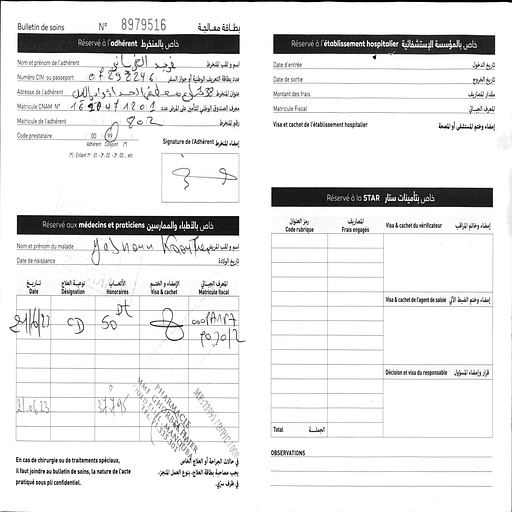
#> input picture backend/document_classification/train_dataset/Processed_Medical_Care_Form/0707--8979516--20230705_page_0.jpg, 512 x 512 px, given as the content of the folder dataset_classification/Others, which was not available
$ jupyter execute --allow-errors preprocess.ipynb   (text cells are left out)
#> lines starting #> are read from the running program, lines starting #| are printed output that depends on the picture
[cell 1]
import os
import random
import shutil
from PIL import Image, ImageEnhance

[cell 2]
input_dir = r"dataset_classification\Others"
output_dir = r"preprocessed_dataset\Processed_Others"

os.makedirs(output_dir, exist_ok=True)

TARGET_SIZE = (512, 512)

def preprocess_image(image_path, output_path):
    image = Image.open(image_path)
#> image is the input picture: PIL image 512x512 L; min 0, max 255, mean 231.3

    gray_image = image.convert("L")

    enhancer = ImageEnhance.Sharpness(gray_image)
    sharp_image = enhancer.enhance(2.0)

    resized_image = sharp_image.resize(TARGET_SIZE, Image.LANCZOS)

    enhancer = ImageEnhance.Sharpness(resized_image)
    final_image = enhancer.enhance(1.5)
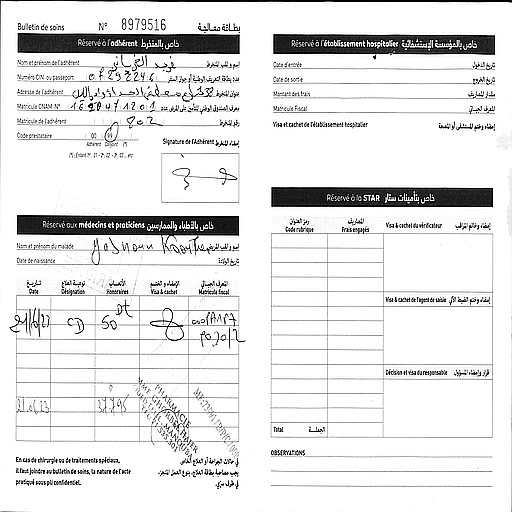
#> final_image: PIL image 512x512 L; min 0, max 255, mean 228.7

    final_image.save(output_path, dpi=(300, 300), quality=95)

for filename in os.listdir(input_dir):
    if filename.lower().endswith(('.png', '.jpg', '.jpeg', '.tiff', '.bmp')):
        input_path = os.path.join(input_dir, filename)
        output_path = os.path.join(output_dir, filename)
        preprocess_image(input_path, output_path)

print("Image preprocessing completed.")


$ run again, on backend/document_classification/train_dataset/Processed_Prescriptions/0745--7222404--20230705_page_2.jpg
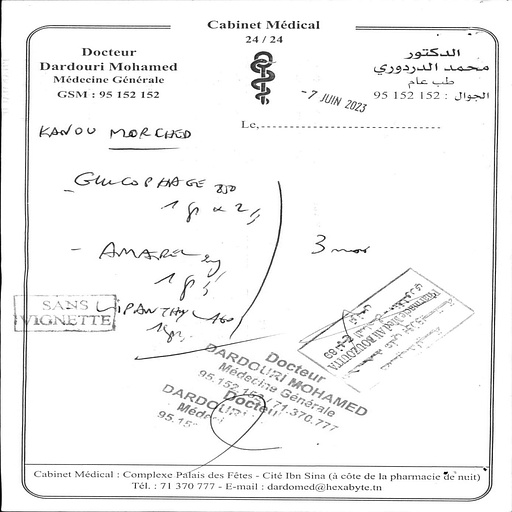
#> input picture backend/document_classification/train_dataset/Processed_Prescriptions/0745--7222404--20230705_page_2.jpg, 512 x 512 px, given as the content of the folder dataset_classification/Others, which was not available
#> in preprocess_image, image is the input picture: PIL image 512x512 L; min 0, max 255, mean 243.7
#> in preprocess_image, `sharp_image = enhancer.enhance(2.0)`:
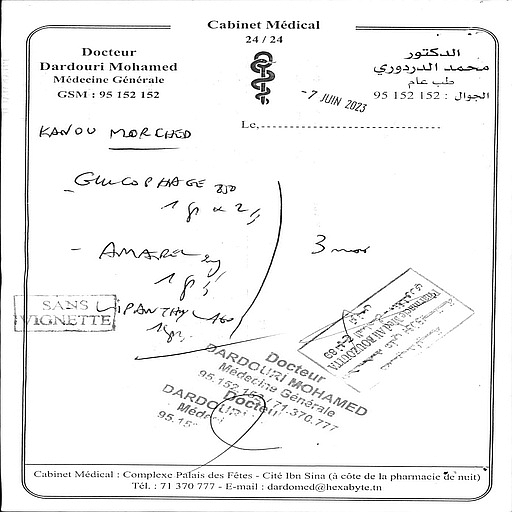
#> sharp_image: PIL image 512x512 L; min 0, max 255, mean 242

$ run again, on backend/document_classification/train_dataset/Processed_Prescriptions/0747--9550703--20230705_page_2.jpg
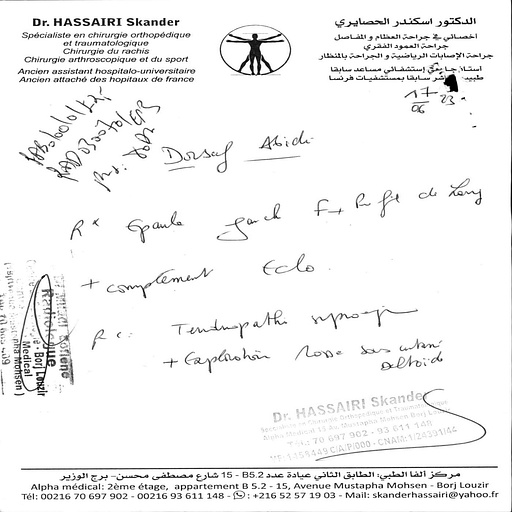
#> input picture backend/document_classification/train_dataset/Processed_Prescriptions/0747--9550703--20230705_page_2.jpg, 512 x 512 px, given as the content of the folder dataset_classification/Others, which was not available
#> in preprocess_image, image is the input picture: PIL image 512x512 L; min 0, max 255, mean 242.9
#> in preprocess_image, `sharp_image = enhancer.enhance(2.0)`:
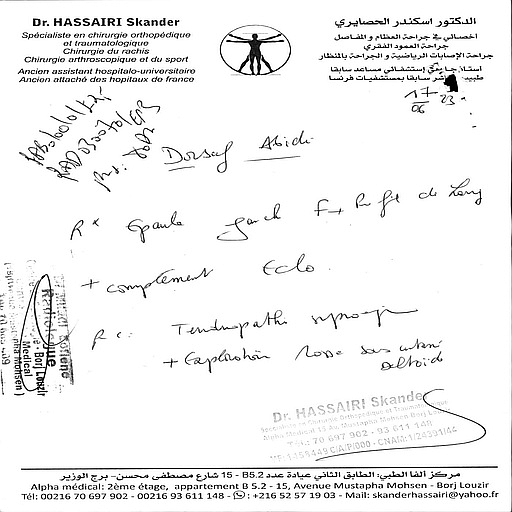
#> sharp_image: PIL image 512x512 L; min 0, max 255, mean 241.4
